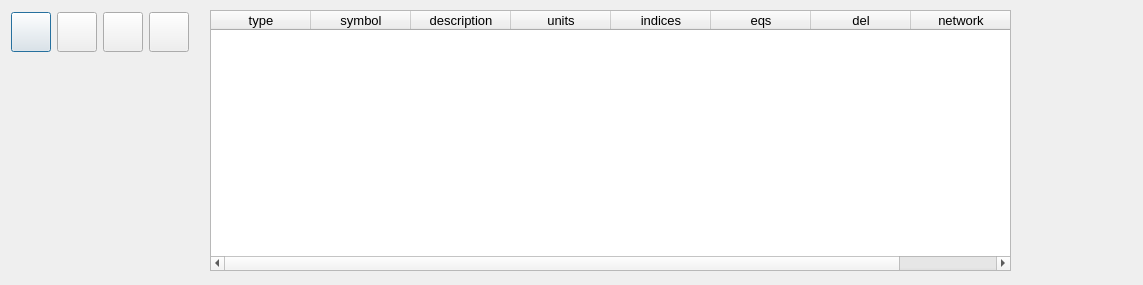
<?xml version="1.0" encoding="UTF-8"?>
<ui version="4.0">
 <class>Dialog</class>
 <widget class="QDialog" name="Dialog">
  <property name="geometry">
   <rect>
    <x>0</x>
    <y>0</y>
    <width>1143</width>
    <height>285</height>
   </rect>
  </property>
  <property name="contextMenuPolicy">
   <enum>Qt::PreventContextMenu</enum>
  </property>
  <property name="windowTitle">
   <string>Dialog</string>
  </property>
  <property name="toolTip">
   <string>see info button</string>
  </property>
  <widget class="QTableWidget" name="tableVariable">
   <property name="geometry">
    <rect>
     <x>210</x>
     <y>10</y>
     <width>801</width>
     <height>261</height>
    </rect>
   </property>
   <property name="sizePolicy">
    <sizepolicy hsizetype="Fixed" vsizetype="Fixed">
     <horstretch>100</horstretch>
     <verstretch>100</verstretch>
    </sizepolicy>
   </property>
   <property name="minimumSize">
    <size>
     <width>100</width>
     <height>100</height>
    </size>
   </property>
   <property name="font">
    <font>
     <pointsize>10</pointsize>
    </font>
   </property>
   <property name="toolTip">
    <string>variable list</string>
   </property>
   <property name="editTriggers">
    <set>QAbstractItemView::NoEditTriggers</set>
   </property>
   <property name="tabKeyNavigation">
    <bool>false</bool>
   </property>
   <property name="showDropIndicator" stdset="0">
    <bool>false</bool>
   </property>
   <property name="dragDropOverwriteMode">
    <bool>false</bool>
   </property>
   <property name="sortingEnabled">
    <bool>false</bool>
   </property>
   <column>
    <property name="text">
     <string>type</string>
    </property>
    <property name="whatsThis">
     <string>click for new variable</string>
    </property>
   </column>
   <column>
    <property name="text">
     <string>symbol</string>
    </property>
    <property name="whatsThis">
     <string>click for rename</string>
    </property>
   </column>
   <column>
    <property name="text">
     <string>description</string>
    </property>
   </column>
   <column>
    <property name="text">
     <string>units</string>
    </property>
   </column>
   <column>
    <property name="text">
     <string>indices</string>
    </property>
   </column>
   <column>
    <property name="text">
     <string>eqs</string>
    </property>
   </column>
   <column>
    <property name="text">
     <string>del</string>
    </property>
   </column>
   <column>
    <property name="text">
     <string>network</string>
    </property>
   </column>
  </widget>
  <widget class="QWidget" name="layoutWidget">
   <property name="geometry">
    <rect>
     <x>11</x>
     <y>11</y>
     <width>180</width>
     <height>42</height>
    </rect>
   </property>
   <layout class="QHBoxLayout" name="horizontalLayout">
    <item>
     <widget class="QPushButton" name="pushFinished">
      <property name="sizePolicy">
       <sizepolicy hsizetype="Fixed" vsizetype="Fixed">
        <horstretch>0</horstretch>
        <verstretch>0</verstretch>
       </sizepolicy>
      </property>
      <property name="minimumSize">
       <size>
        <width>40</width>
        <height>40</height>
       </size>
      </property>
      <property name="maximumSize">
       <size>
        <width>40</width>
        <height>40</height>
       </size>
      </property>
      <property name="text">
       <string/>
      </property>
     </widget>
    </item>
    <item>
     <widget class="QPushButton" name="pushInfo">
      <property name="sizePolicy">
       <sizepolicy hsizetype="Minimum" vsizetype="Fixed">
        <horstretch>40</horstretch>
        <verstretch>40</verstretch>
       </sizepolicy>
      </property>
      <property name="minimumSize">
       <size>
        <width>40</width>
        <height>40</height>
       </size>
      </property>
      <property name="maximumSize">
       <size>
        <width>40</width>
        <height>40</height>
       </size>
      </property>
      <property name="text">
       <string/>
      </property>
     </widget>
    </item>
    <item>
     <widget class="QPushButton" name="pushNew">
      <property name="sizePolicy">
       <sizepolicy hsizetype="Minimum" vsizetype="Fixed">
        <horstretch>40</horstretch>
        <verstretch>40</verstretch>
       </sizepolicy>
      </property>
      <property name="minimumSize">
       <size>
        <width>40</width>
        <height>40</height>
       </size>
      </property>
      <property name="maximumSize">
       <size>
        <width>40</width>
        <height>40</height>
       </size>
      </property>
      <property name="text">
       <string/>
      </property>
     </widget>
    </item>
    <item>
     <widget class="QPushButton" name="pushPort">
      <property name="sizePolicy">
       <sizepolicy hsizetype="Minimum" vsizetype="Fixed">
        <horstretch>40</horstretch>
        <verstretch>40</verstretch>
       </sizepolicy>
      </property>
      <property name="minimumSize">
       <size>
        <width>40</width>
        <height>40</height>
       </size>
      </property>
      <property name="maximumSize">
       <size>
        <width>40</width>
        <height>40</height>
       </size>
      </property>
      <property name="text">
       <string/>
      </property>
     </widget>
    </item>
   </layout>
  </widget>
 </widget>
 <resources/>
 <connections/>
</ui>
